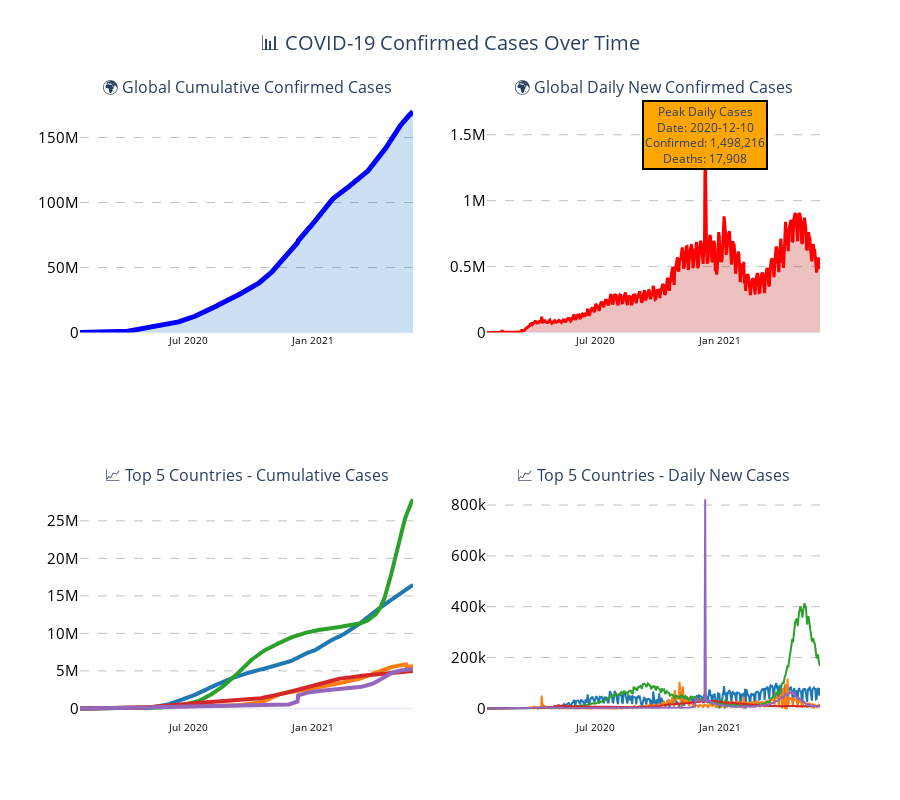

Notebook code for this chart:
### Code cell
#Confirmed Cases Over Time
#Set data
confirmed_data = datalong[datalong['Status'] == 'confirmed'].copy()
death_data = datalong[datalong['Status'] == 'death'][['Country/Province', 'Date', 'Cases','Daily_cases']].copy()
death_data.columns = ['Country/Province', 'Date', 'Death','Daily_death']

#Global total confirmed cases over time
global_daily = confirmed_data.groupby('Date').agg({'Cases': 'sum','Daily_cases': 'sum'}).reset_index()
death_daily = death_data.groupby('Date').agg({'Death': 'sum','Daily_death': 'sum'}).reset_index()
global_daily = global_daily.merge(death_daily, on = ['Date'], how = 'left')
#Top 5 countries/states by total confirmed cases
n = 5
top_countries = confirmed_data[confirmed_data['Country/Province'].isin(confirmed_data.groupby('Country/Province')['Cases'].max().nlargest(n).index.tolist())]
top_countries_death = death_data[death_data['Country/Province'].isin(top_countries['Country/Province'].tolist())]
top_countries = top_countries.merge(top_countries_death, on = ['Country/Province', 'Date'], how = 'left')

#Create subplots
fig = ps(rows=2, cols=2, subplot_titles=['🌍 Global Cumulative Confirmed Cases', '🌍 Global Daily New Confirmed Cases',
                                         f'📈 Top {n} Countries - Cumulative Cases', f'📈 Top {n} Countries - Daily New Cases'],
    specs=[[{"secondary_y": False}, {"secondary_y": False}],[{"secondary_y": False}, {"secondary_y": False}]]
)
#Plot 1: Global cumulative cases
fig.add_trace(go.Scatter(x=global_daily['Date'], y=global_daily['Cases'],
    mode='lines',line=dict(color='blue', width=5),fill='tonexty',fillcolor='rgba(0,100,200,0.2)',name='',
     hovertemplate='Date: %{x}<br>Cases: %{y}<br>Deaths: %{customdata[0]}<extra></extra>',customdata=global_daily[['Death']].values
), row=1, col=1)
#Plot 2: Global daily new cases
fig.add_trace(go.Scatter(x=global_daily['Date'], y=global_daily['Daily_cases'],
    mode='lines',line=dict(color='red', width=3),fill='tozeroy',fillcolor='rgba(200,50,50,0.3)', name='',
         hovertemplate='Date: %{x}<br>Cases: %{y}<br>Deaths: %{customdata[0]}<extra></extra>',customdata=global_daily[['Daily_death']].values
), row=1, col=2)
#Plot 3: Top countries cumulative
colors = ['#1f77b4', '#ff7f0e', '#2ca02c', '#d62728', '#9467bd'] 
         # '#8c564b', '#e377c2', '#7f7f7f', '#bcbd22', '#17becf']
for i, country in enumerate(top_countries['Country/Province'].unique()):
    top_countries_data = top_countries[top_countries['Country/Province'] == country].copy()
    customdata = np.column_stack((top_countries_data['Death'].values, [country] * len(top_countries_data)))
    fig.add_trace(go.Scatter(x=top_countries_data['Date'],y=top_countries_data['Cases'],mode='lines',line=dict(color=colors[i % len(colors)], width=4),showlegend=False,
            hovertemplate='Country: %{customdata[1]}<br>Date: %{x}<br>Cases: %{y}<br>Deaths: %{customdata[0]}<extra></extra>',customdata=customdata
    ), row=2, col=1)
#Plot 4: Top countries daily new cases
for i, country in enumerate(top_countries['Country/Province'].unique()):
    top_countries_data = top_countries[top_countries['Country/Province'] == country].copy()
    customdata = np.column_stack((top_countries_data['Daily_death'].values, [country] * len(top_countries_data)))
    fig.add_trace(go.Scatter(x=top_countries_data['Date'],y=top_countries_data['Daily_cases'],mode='lines',line=dict(color=colors[i % len(colors)], width=2, dash=None),showlegend=False,
            hovertemplate='Country: %{customdata[1]}<br>Date: %{x}<br>Cases: %{y}<br>Deaths: %{customdata[0]}<extra></extra>',customdata=customdata
    ), row=2, col=2)
    
#Update layout
fig.update_layout(height=800,title={'text': '📊 COVID-19 Confirmed Cases Over Time','x': 0.5,'xanchor': 'center','font': {'size': 20}},
    showlegend=False,legend=dict(orientation="v",yanchor="top",y=0.5,xanchor="left",x=1.02),template='plotly_white')
#Update axes
#fig.update_xaxes(title_text="Date")
#fig.update_yaxes(title_text="Cumulative Cases", row=1, col=1)
fig.update_xaxes(showgrid=False)
fig.update_yaxes(showgrid=True,gridcolor='grey',gridwidth=0.5,griddash='dash')
fig.update_yaxes(tickfont=dict(size=15, color='black'))
fig.update_xaxes(tickfont=dict(size=10, color='black'))
#fig.update_yaxes(tickvals=list(range(0, global_daily['Cases'].max(), 5*10**7)), row = 1, col = 1)

#Add annotations for key milestones
max_daily_date = global_daily.loc[global_daily['Daily_cases'].idxmax(), 'Date']
max_daily_value = global_daily['Daily_cases'].max()
max_daily_death_value = global_daily['Daily_death'].max()
fig.add_annotation(x=max_daily_date,y=max_daily_value,text=f"Peak Daily Cases<br>Date: {max_daily_date.strftime('%Y-%m-%d')}<br>Confirmed: {max_daily_value:,.0f}<br>Deaths: {max_daily_death_value:,.0f}",
    showarrow=False,arrowhead=1,arrowsize=1,arrowwidth=3,arrowcolor="black",ax=20,ay=-30,bgcolor="orange",bordercolor="black",borderwidth=2,row=1, col=2)
#Print
fig.show()

#Print summary statistics
print("📈 Confirmed Cases Summary:\n"\
 f"• Peak daily new cases: {max_daily_value:,} on {max_daily_date.strftime('%Y-%m-%d')}\n"\
 f"• Average daily new cases: {global_daily['Daily_cases'].mean():,.0f}\n"\
 f"🏆 Top {n} Countries by Total Confirmed Cases:")
for i, country in enumerate(top_countries.groupby('Country/Province')['Cases'].max().nlargest(n).index.unique(), 1):
    total_cases = confirmed_data[confirmed_data['Country/Province'] == country]['Cases'].max()
    print(f"{i:2d}. {country}: {total_cases:,}")

### Figure 1 — Plotly figure (JSON) as saved in the notebook; plotly's stock layout.template omitted (floating-point values rounded to 4 significant figures; data arrays with more than 128 entries replaced by an {"elided": "..."} marker saying what was removed)
{"data": [{"customdata": {"elided": "494x1 int values"}, "fill": "tonexty", "fillcolor": "rgba(0,100,200,0.2)", "hovertemplate": "Date: %{x}<br>Cases: %{y}<br>Deaths: %{customdata[0]}<extra></extra>", "line": {"color": "blue", "width": 5}, "mode": "lines", "name": "", "type": "scatter", "x": {"elided": "494 str values"}, "xaxis": "x", "y": {"elided": "494 int values"}, "yaxis": "y"}, {"customdata": {"elided": "494x1 float values"}, "fill": "tozeroy", "fillcolor": "rgba(200,50,50,0.3)", "hovertemplate": "Date: %{x}<br>Cases: %{y}<br>Deaths: %{customdata[0]}<extra></extra>", "line": {"color": "red", "width": 3}, "mode": "lines", "name": "", "type": "scatter", "x": {"elided": "494 str values"}, "xaxis": "x2", "y": {"elided": "494 float values"}, "yaxis": "y2"}, {"customdata": {"elided": "494x2 str values"}, "hovertemplate": "Country: %{customdata[1]}<br>Date: %{x}<br>Cases: %{y}<br>Deaths: %{customdata[0]}<extra></extra>", "line": {"color": "#1f77b4", "width": 4}, "mode": "lines", "showlegend": false, "type": "scatter", "x": {"elided": "494 str values"}, "xaxis": "x3", "y": {"elided": "494 int values"}, "yaxis": "y3"}, {"customdata": {"elided": "494x2 str values"}, "hovertemplate": "Country: %{customdata[1]}<br>Date: %{x}<br>Cases: %{y}<br>Deaths: %{customdata[0]}<extra></extra>", "line": {"color": "#ff7f0e", "width": 4}, "mode": "lines", "showlegend": false, "type": "scatter", "x": {"elided": "494 str values"}, "xaxis": "x3", "y": {"elided": "494 int values"}, "yaxis": "y3"}, {"customdata": {"elided": "494x2 str values"}, "hovertemplate": "Country: %{customdata[1]}<br>Date: %{x}<br>Cases: %{y}<br>Deaths: %{customdata[0]}<extra></extra>", "line": {"color": "#2ca02c", "width": 4}, "mode": "lines", "showlegend": false, "type": "scatter", "x": {"elided": "494 str values"}, "xaxis": "x3", "y": {"elided": "494 int values"}, "yaxis": "y3"}, {"customdata": {"elided": "494x2 str values"}, "hovertemplate": "Country: %{customdata[1]}<br>Date: %{x}<br>Cases: %{y}<br>Deaths: %{customdata[0]}<extra></extra>", "line": {"color": "#d62728", "width": 4}, "mode": "lines", "showlegend": false, "type": "scatter", "x": {"elided": "494 str values"}, "xaxis": "x3", "y": {"elided": "494 int values"}, "yaxis": "y3"}, {"customdata": {"elided": "494x2 str values"}, "hovertemplate": "Country: %{customdata[1]}<br>Date: %{x}<br>Cases: %{y}<br>Deaths: %{customdata[0]}<extra></extra>", "line": {"color": "#9467bd", "width": 4}, "mode": "lines", "showlegend": false, "type": "scatter", "x": {"elided": "494 str values"}, "xaxis": "x3", "y": {"elided": "494 int values"}, "yaxis": "y3"}, {"customdata": {"elided": "494x2 str values"}, "hovertemplate": "Country: %{customdata[1]}<br>Date: %{x}<br>Cases: %{y}<br>Deaths: %{customdata[0]}<extra></extra>", "line": {"color": "#1f77b4", "width": 2}, "mode": "lines", "showlegend": false, "type": "scatter", "x": {"elided": "494 str values"}, "xaxis": "x4", "y": {"elided": "494 float values"}, "yaxis": "y4"}, {"customdata": {"elided": "494x2 str values"}, "hovertemplate": "Country: %{customdata[1]}<br>Date: %{x}<br>Cases: %{y}<br>Deaths: %{customdata[0]}<extra></extra>", "line": {"color": "#ff7f0e", "width": 2}, "mode": "lines", "showlegend": false, "type": "scatter", "x": {"elided": "494 str values"}, "xaxis": "x4", "y": {"elided": "494 float values"}, "yaxis": "y4"}, {"customdata": {"elided": "494x2 str values"}, "hovertemplate": "Country: %{customdata[1]}<br>Date: %{x}<br>Cases: %{y}<br>Deaths: %{customdata[0]}<extra></extra>", "line": {"color": "#2ca02c", "width": 2}, "mode": "lines", "showlegend": false, "type": "scatter", "x": {"elided": "494 str values"}, "xaxis": "x4", "y": {"elided": "494 float values"}, "yaxis": "y4"}, {"customdata": {"elided": "494x2 str values"}, "hovertemplate": "Country: %{customdata[1]}<br>Date: %{x}<br>Cases: %{y}<br>Deaths: %{customdata[0]}<extra></extra>", "line": {"color": "#d62728", "width": 2}, "mode": "lines", "showlegend": false, "type": "scatter", "x": {"elided": "494 str values"}, "xaxis": "x4", "y": {"elided": "494 float values"}, "yaxis": "y4"}, {"customdata": {"elided": "494x2 str values"}, "hovertemplate": "Country: %{customdata[1]}<br>Date: %{x}<br>Cases: %{y}<br>Deaths: %{customdata[0]}<extra></extra>", "line": {"color": "#9467bd", "width": 2}, "mode": "lines", "showlegend": false, "type": "scatter", "x": {"elided": "494 str values"}, "xaxis": "x4", "y": {"elided": "494 float values"}, "yaxis": "y4"}], "layout": {"annotations": [{"font": {"size": 16}, "showarrow": false, "text": "🌍 Global Cumulative Confirmed Cases", "x": 0.225, "xanchor": "center", "xref": "paper", "y": 1, "yanchor": "bottom", "yref": "paper"}, {"font": {"size": 16}, "showarrow": false, "text": "🌍 Global Daily New Confirmed Cases", "x": 0.775, "xanchor": "center", "xref": "paper", "y": 1, "yanchor": "bottom", "yref": "paper"}, {"font": {"size": 16}, "showarrow": false, "text": "📈 Top 5 Countries - Cumulative Cases", "x": 0.225, "xanchor": "center", "xref": "paper", "y": 0.375, "yanchor": "bottom", "yref": "paper"}, {"font": {"size": 16}, "showarrow": false, "text": "📈 Top 5 Countries - Daily New Cases", "x": 0.775, "xanchor": "center", "xref": "paper", "y": 0.375, "yanchor": "bottom", "yref": "paper"}, {"arrowcolor": "black", "arrowhead": 1, "arrowsize": 1, "arrowwidth": 3, "ax": 20, "ay": -30, "bgcolor": "orange", "bordercolor": "black", "borderwidth": 2, "showarrow": false, "text": "Peak Daily Cases<br>Date: 2020-12-10<br>Confirmed: 1,498,216<br>Deaths: 17,908", "x": "2020-12-10T00:00:00", "xref": "x2", "y": 1498216, "yref": "y2"}], "height": 800, "legend": {"orientation": "v", "x": 1.02, "xanchor": "left", "y": 0.5, "yanchor": "top"}, "showlegend": false, "title": {"font": {"size": 20}, "text": "📊 COVID-19 Confirmed Cases Over Time", "x": 0.5, "xanchor": "center"}, "xaxis": {"anchor": "y", "domain": [0, 0.45], "showgrid": false, "tickfont": {"color": "black", "size": 10}}, "xaxis2": {"anchor": "y2", "domain": [0.55, 1], "showgrid": false, "tickfont": {"color": "black", "size": 10}}, "xaxis3": {"anchor": "y3", "domain": [0, 0.45], "showgrid": false, "tickfont": {"color": "black", "size": 10}}, "xaxis4": {"anchor": "y4", "domain": [0.55, 1], "showgrid": false, "tickfont": {"color": "black", "size": 10}}, "yaxis": {"anchor": "x", "domain": [0.625, 1], "gridcolor": "grey", "griddash": "dash", "gridwidth": 0.5, "showgrid": true, "tickfont": {"color": "black", "size": 15}}, "yaxis2": {"anchor": "x2", "domain": [0.625, 1], "gridcolor": "grey", "griddash": "dash", "gridwidth": 0.5, "showgrid": true, "tickfont": {"color": "black", "size": 15}}, "yaxis3": {"anchor": "x3", "domain": [0, 0.375], "gridcolor": "grey", "griddash": "dash", "gridwidth": 0.5, "showgrid": true, "tickfont": {"color": "black", "size": 15}}, "yaxis4": {"anchor": "x4", "domain": [0, 0.375], "gridcolor": "grey", "griddash": "dash", "gridwidth": 0.5, "showgrid": true, "tickfont": {"color": "black", "size": 15}}}}
